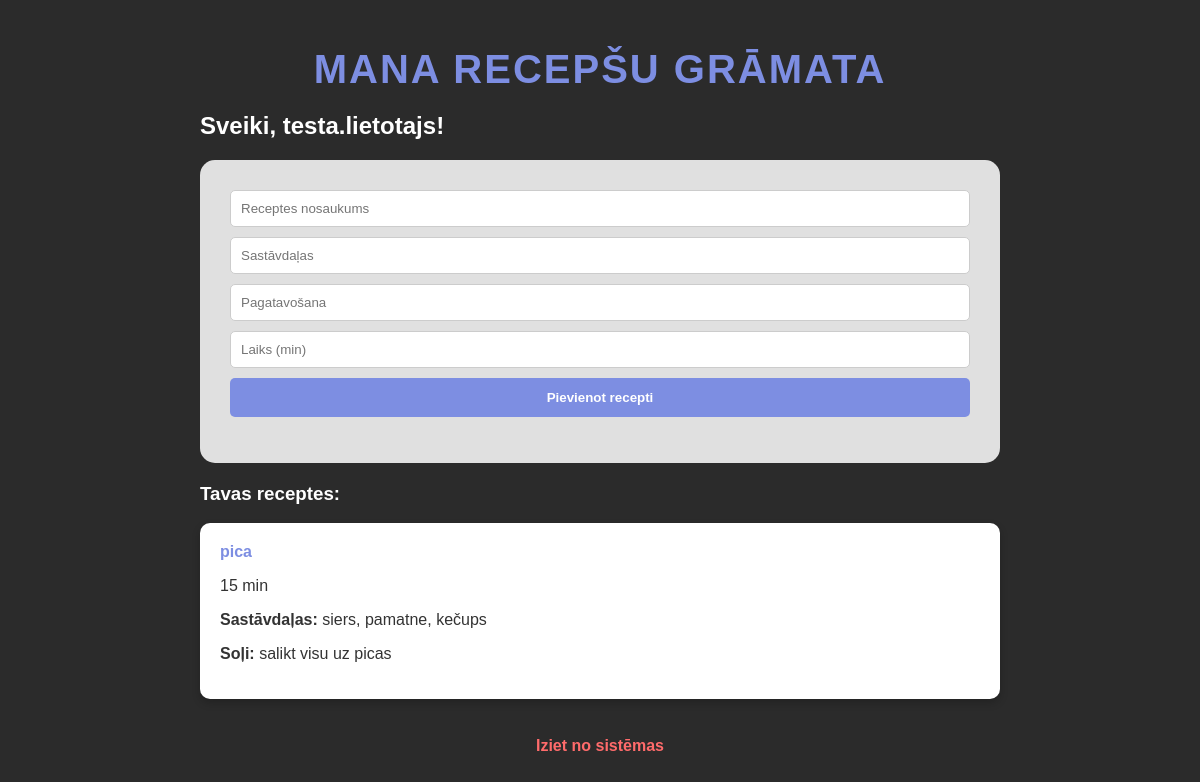
Before: / (signed in) with the older database file.
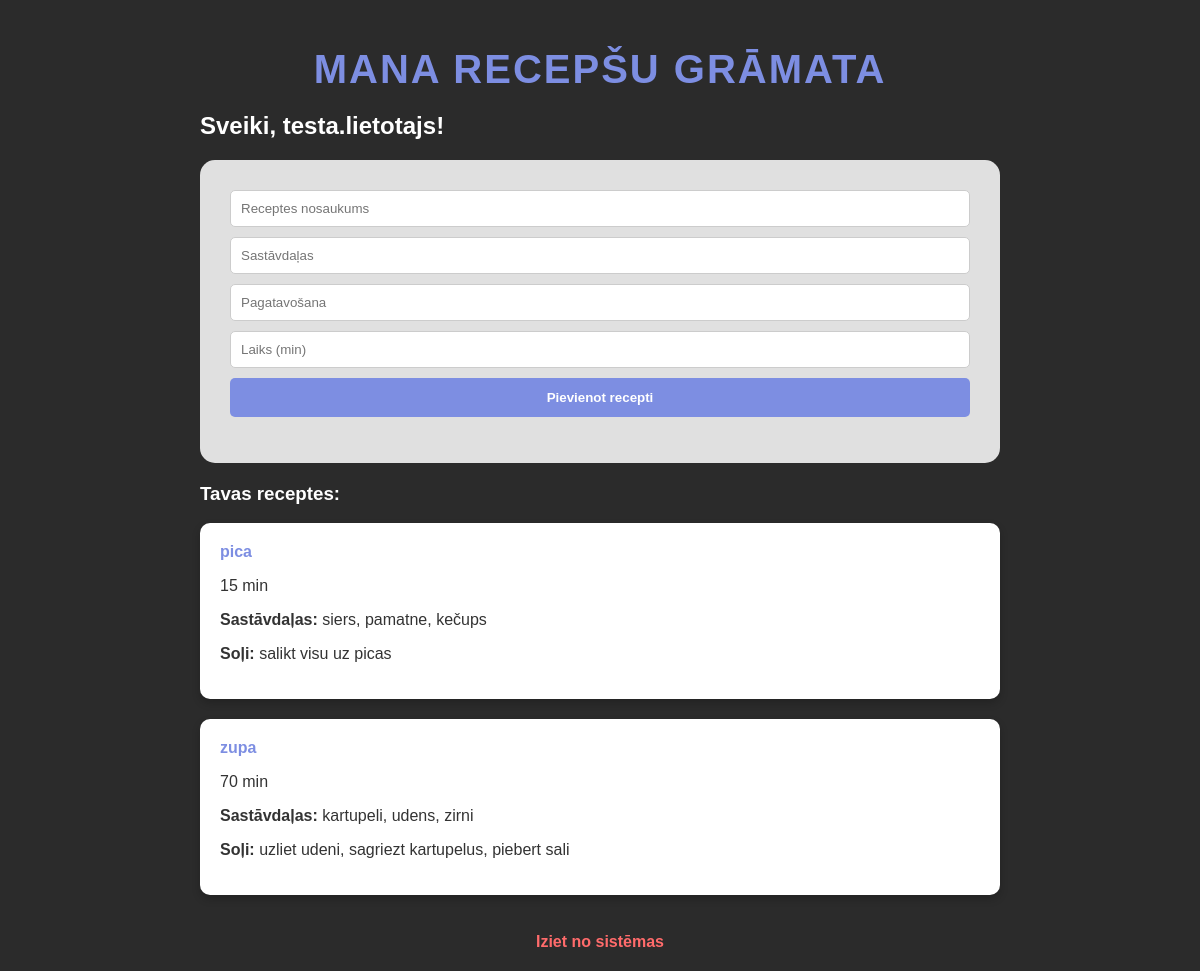
After: the same page with the newer database file.
### tables this page shows
CREATE TABLE recipes ( 
        id INTEGER PRIMARY KEY AUTOINCREMENT,
        title TEXT,
        ingredients TEXT,
        steps TEXT,
        time INTEGER,
        user_id INTEGER
    );

### app.py (the view)
@app.route("/")
def home():
    if "user_id" not in session:
        return redirect("/login")
    conn = get_db()
    cursor = conn.cursor()
    cursor.execute(
        "SELECT * FROM recipes WHERE user_id = ?",
        (session["user_id"],))
    recipes = cursor.fetchall()
    conn.close()
    return render_template("home.html", recipes=recipes, user=session.get("username"))

### app.py (called while the page is built)
def get_db():
    conn = sqlite3.connect("datubaze.db")
    conn.row_factory = sqlite3.Row
    return conn

### templates/home.html (shortened to what this page needs)
<link rel="stylesheet" href="{{ url_for('static', filename='style.css') }}">
<div class="home-wrapper">
    <h1 class="main-title">Mana Recepšu Grāmata</h1>
    <h2>Sveiki, {{ user }}!</h2>
    <div class="add-recipe-section">
        <form method="POST" action="/add">
            <input name="title" placeholder="Receptes nosaukums" class="my-input">
            <input name="ingredients" placeholder="Sastāvdaļas" class="my-input">
            <input name="steps" placeholder="Pagatavošana" class="my-input">
            <input name="time" placeholder="Laiks (min)" class="my-input">
            <button type="submit" class="submit-btn">Pievienot recepti</button>
        </form>
    </div>
    <div class="recipes-container">
        <h3>Tavas receptes:</h3>
        {% for r in recipes %}
        <div class="recipe-card">
            <h4>{{ r["title"] }}</h4>
            <p> {{ r['time'] }} min</p>
            <p><strong>Sastāvdaļas:</strong> {{ r['ingredients'] }}</p>
            <p><strong>Soļi:</strong> {{ r['steps'] }}</p> </div>
        </div>
        {% endfor %}
    </div>
    <a href="/logout" class="logout-link">Iziet no sistēmas</a>

### static/style.css (style rules this page uses)
.form-container, .home-wrapper { width: 100%; max-width: 800px; }
.add-recipe-section, .form-container { background-color: #e0e0e0; padding: 30px; border-radius: 15px; color: black; text-align: center; margin-bottom: 20px; }
.my-input { width: 100%; padding: 10px; margin-bottom: 10px; border-radius: 5px; border: 1px solid #ccc; box-sizing: border-box; }
.submit-btn { background-color: #7d8ee2; color: white; border: none; padding: 12px; width: 100%; border-radius: 5px; cursor: pointer; font-weight: bold; }
.recipes-container { width: 100%; }
.recipe-card { background-color: white; color: #333; padding: 20px; border-radius: 10px; margin-bottom: 20px; box-shadow: 0 4px 8px rgba(0,0,0,0.2); width: 100%; box-sizing: border-box; display: block; }
.recipe-card h4 { margin: 0 0 10px 0; color: #7d8ee2; }
.logout-link { color: #ff6b6b; text-decoration: none; font-weight: bold; }
.main-title { text-align: center; font-size: 2.5rem; color: #7d8ee2; margin-bottom: 20px; text-transform: uppercase; letter-spacing: 2px; }

Changed rows visible on the page:
added recipes: title "zupa", time "70", ingredients "kartupeli, udens, zirni", steps "uzliet udeni, sagriezt kartupelus, piebert sali"
